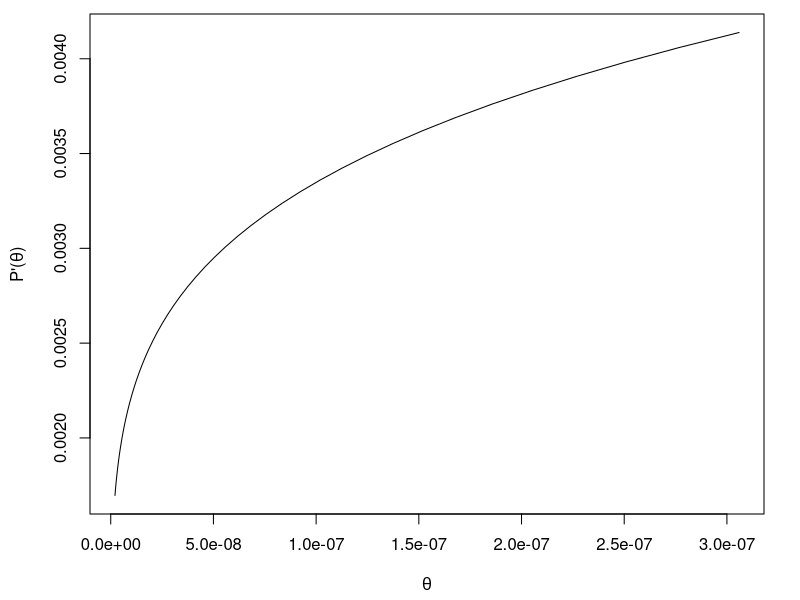
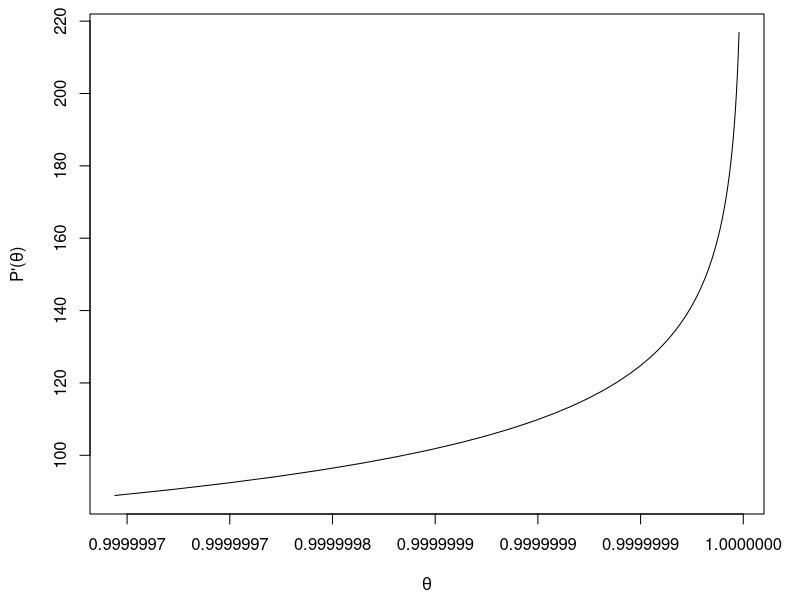
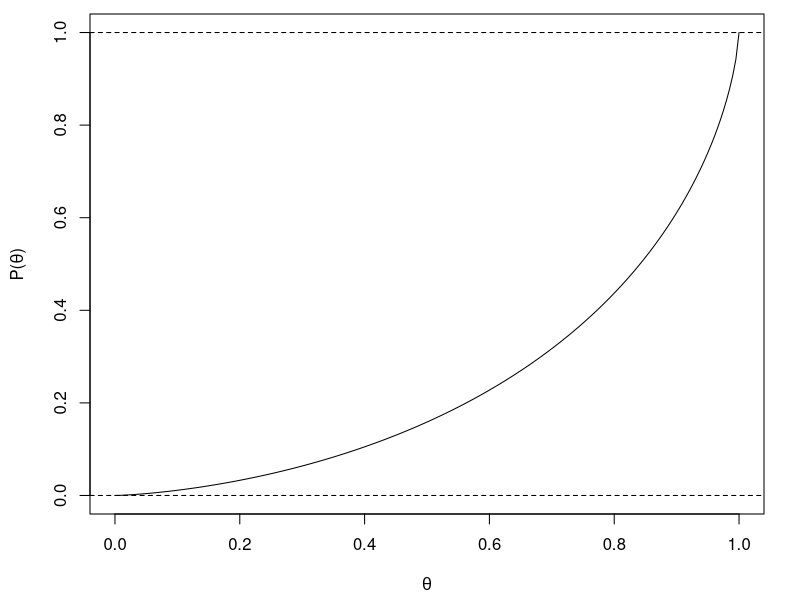
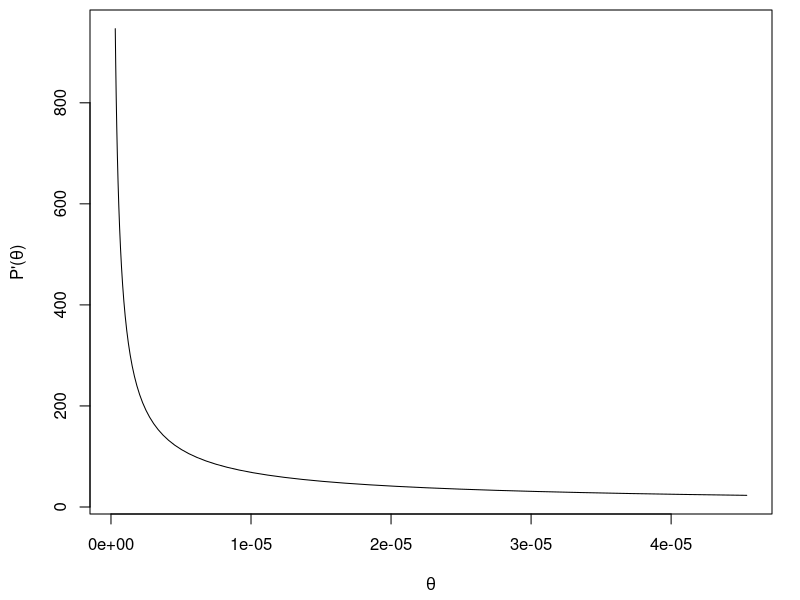
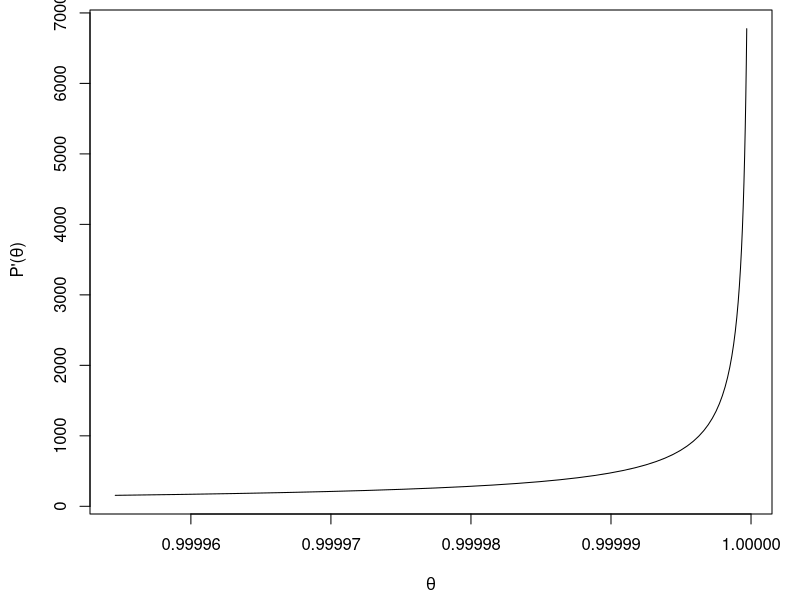
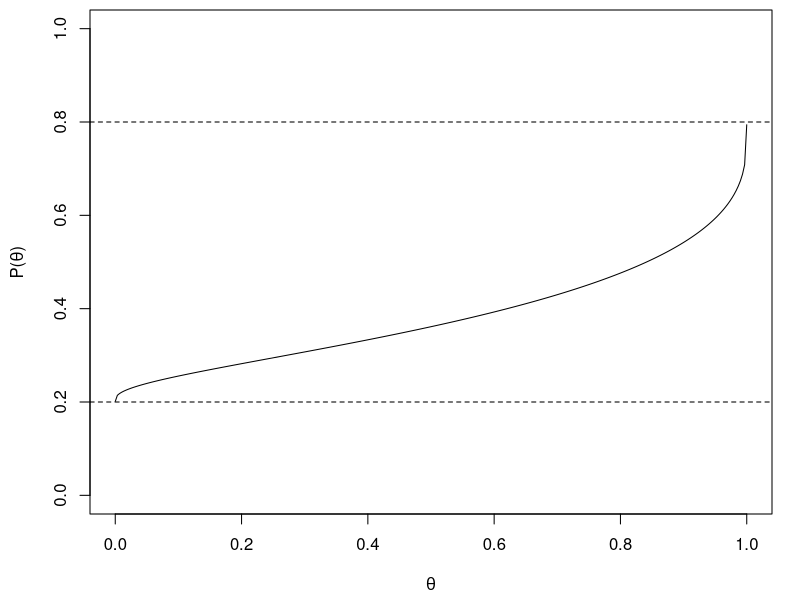

Reproduce these figures in R, in order.
#This file reproduces plots in the manuscript

#Plot derivatives
subfolder=""

################################
#1. normal orgive
################################
a=1 #>1 lowr bound issue, <1 upper bound issue
b=1
n=500

#1.1 approximate 0
figtext = paste0(subfolder, "ogive_0",".pdf" )
pdf(file = figtext, width=3.5, height=3) #for adding box in legend
par(mar=c(4.3, 4.5, 0.7, 1.8))
exponum = seq(15,20,length.out = 51)
candidate_N = exp(-exponum)
knum = length(candidate_N)
allratio = rep(NA, knum)
i = 1
for(thetav in candidate_N){
  phiinvtheta=qnorm(thetav)
  nume = a*dnorm ( a* (phiinvtheta - b)  )
  deom = dnorm(phiinvtheta)
  ratio = nume/deom
  allratio[i] = ratio
  i =  i+1
}
plot( candidate_N,  (allratio), type = "l",
      xlab=expression(theta), 
      ylab=expression( paste("P'(", theta, ")" ) ))
dev.off()


#1.2 approximate 1
figtext = paste0(subfolder, "ogive_1",".pdf" )
pdf(file = figtext, width=3.5, height=3) #for adding box in legend
par(mar=c(4.3, 4.5, 0.7, 1.8))
exponum = seq(15,20,length.out = 51)
candidate_N = 1-exp(-exponum)
knum = length(candidate_N)
allratio = rep(NA, knum)
i = 1
for(thetav in candidate_N){
  phiinvtheta=qnorm(thetav)
  nume = a*dnorm ( a* (phiinvtheta - b)  )
  deom = dnorm(phiinvtheta)
  ratio = nume/deom
  allratio[i] = ratio
  i =  i+1
}
plot( candidate_N,  (allratio), type = "l",
      xlab=expression(theta), 
      ylab=expression( paste("P'(", theta, ")" ) ))
dev.off()

#lower bound approximates 0
 
#1.3 IRF functions
figtext = paste0(subfolder, "ogive_IRF",".pdf" )
pdf(file = figtext, width=3.5, height=3) #for adding box in legend
par(mar=c(4.3, 4.5, 0.7, 1.8))
candidate_N = seq(0,1,length.out = 201)
knum = length(candidate_N)
allratio = rep(NA, knum)
i = 1
for(thetav in candidate_N){
  phiinvtheta= qnorm(thetav)
  nume =  a* (phiinvtheta - b)  
  ratio = pnorm( nume )
  allratio[i] = ratio
  i =  i+1
}
plot( candidate_N,  (allratio), type = "l",
      xlab=expression(theta), 
      ylab=expression( paste("P(", theta, ")" ) ))
abline(h=0, lty = 2)
abline(h=1, lty = 2)
dev.off()



################################ 
#2PL
################################

myf <- function(x){
  exp(x)/(1+exp(x))^2
}
 
d = 0.8; c = 0.2

#2.1 approximate 0
figtext = paste0(subfolder, "logistic_0",".pdf" )
pdf(file = figtext, width=3.5, height=3) #for adding box in legend
par(mar=c(4.3, 4.5, 0.5, 1.4))

exponum = seq(10,15,length.out = 51)
candidate_N = exp(-exponum)
knum = length(candidate_N)
allratio = rep(NA, knum)
i = 1
for(thetav in candidate_N){
  phiinvtheta=qnorm(thetav)
  nume = a*myf( a* (phiinvtheta - b) )
  deom = dnorm(phiinvtheta)
  ratio =  (d-c) * nume/deom
  allratio[i] = ratio
  i =  i+1
}
plot( candidate_N,  (allratio), type = "l",
      xlab=expression(theta), 
      ylab=expression( paste("P'(", theta, ")" ) ))
dev.off()

#2.2 approximate 1
figtext = paste0(subfolder, "logistic_1",".pdf" )
pdf(file = figtext, width=3.5, height=3) #for adding box in legend
par(mar=c(4.3, 4.5, 0.5, 1.4))

exponum = seq(10,15,length.out = 51)
candidate_N = 1-exp(-exponum)
knum = length(candidate_N)
allratio = rep(NA, knum)
i = 1
for(thetav in candidate_N){
  phiinvtheta=qnorm(thetav)
  nume = a*myf( a* (phiinvtheta - b) )
  deom =  dnorm(phiinvtheta)
  ratio = (d-c)   * nume/deom
  allratio[i] = ratio
  i =  i+1
}
plot( candidate_N,  (allratio), type = "l",
      xlab=expression(theta), 
      ylab=expression( paste(" P'(", theta, ")" ) ))
dev.off()


#2.3 IRF functions
figtext = paste0(subfolder, "logistic_IRF",".pdf" )
pdf(file = figtext, width=3.5, height=3) #for adding box in legend
par(mar=c(4.3, 4.5, 0.5, 1.4))
candidate_N = seq(0.0000001,0.99999999,length.out = 301)
knum = length(candidate_N)
allratio = rep(NA, knum)
i = 1
for(thetav in candidate_N){
  phiinvtheta= qnorm(thetav)
  nume =  a* (phiinvtheta - b)  
  ratio = c + (d-c) * exp( nume )/(1+ exp( nume ))
  allratio[i] = ratio
  i =  i+1
}
plot( candidate_N,  (allratio), type = "l",
      xlab=expression(theta), 
      ylab=expression( paste("P(", theta, ")" ) ),
      ylim = c(0,1))
abline(h=d, lty = 2)
abline(h=c, lty = 2)
dev.off()


